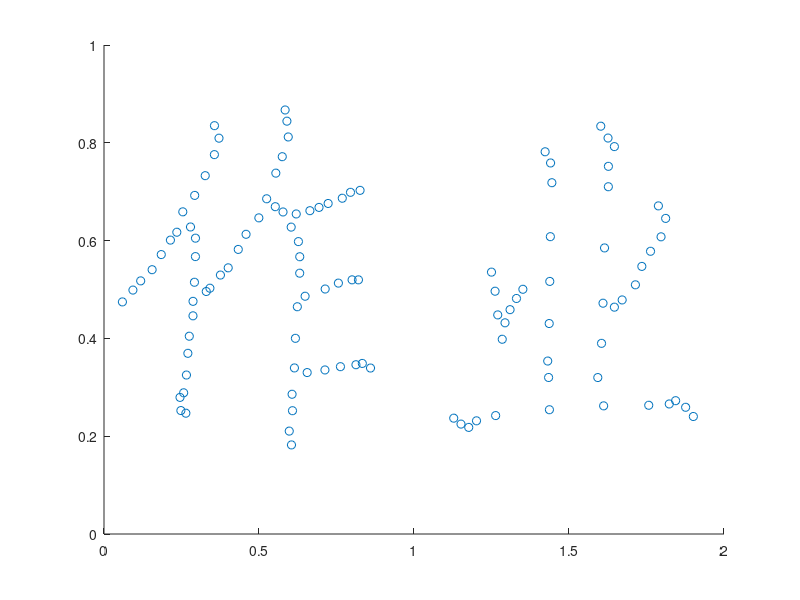

The MATLAB source for this figure: (Note: this script raises an error after producing the figure.)
clear

%% model inputs

% load character to write
load('data_zuoye.mat');
letter = struct;
letter.x = data_zuoye(:,1);
letter.y = data_zuoye(:,2);

% plot the character
figure(101); clf
scatter(letter.x,letter.y);
axis([0,2,0,1])

% multibody parameter
d  = 10;   % [mm] diameter of cylinder
l  = 200;  % [mm] length of cylinder
lc = l * 3/4;  % [mm] canvas size [2lc*lc]

% scale onto writing board
letter.x = (letter.x - 1) * lc;
letter.y = (letter.y + 0) * lc;
letter.z = letter.x * 0;
letter.xyz = [letter.x letter.z letter.y];  % for multibody spline visual

% start from [0 0 0]
letter.x = [0; letter.x];
letter.y = [0; letter.y];
letter.z = [0; letter.z];

% animate character
figure(102); clf;
h1 = animatedline('Color',[0 0.4 0.7],'LineWidth',3);
box on;
grid on;
axis([-lc,lc,0,lc]);
for k = 2:length(letter.x)
    addpoints(h1,letter.x(k),letter.y(k));
    drawnow
    pause(2e-2)
end

% distance between path points
letter.d = letter.x * 0;
letter.d(2:end) = sqrt(diff(letter.x).^2 + diff(letter.y).^2);

%% rotation & position command

act_cmd = struct;

% make time interval proportional to distance
act_cmd.time = cumsum(letter.d);
act_cmd.time = act_cmd.time * 20 / act_cmd.time(end);  % 20 seconds to write

% angle and length calculation
act_cmd.pos = sqrt(letter.x.^2 + (letter.y+l).^2) - l;
act_cmd.rot = atan(-letter.x ./ (letter.y+l));

% % check in polar coordinates
% figure(103); clf;
% polarplot(act_cmd.rot+pi/2,act_cmd.pos+l,'.')
% thetalim([40 140])
% rlim([0 l+lc])

%% simulation setting

x0 = 0;  % initial position
tsim = act_cmd.time(end);  % duration

% Copyright 2022 The MathWorks, Inc.
